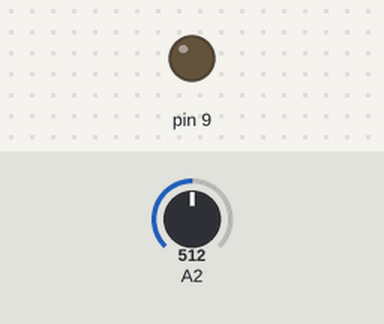
Recording of a sketch running on a simulated Arduino Uno, built with avr-gcc and run on an emulated ATmega328P. On the bench: output pins drawn as LEDs (lit = HIGH). Inputs (shaded band) come from the test bench; at power-on: A2 = 512. What the sketch prints to the serial monitor is not drawn.

Above: at 1.8 s.
1.9 s: A2 set to 214
4.5 s: A2 set to 190
At 5.5 s:
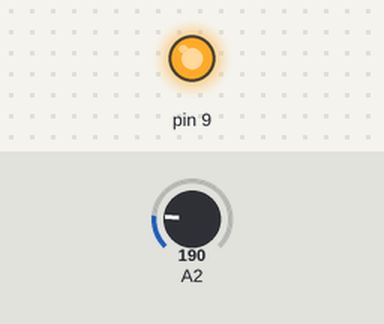
6.5 s: A2 set to 306
At 8.2 s:
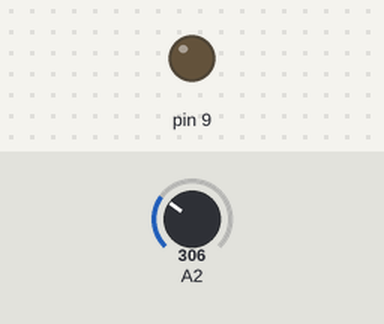
8.5 s: A2 set to 122
At 9.8 s:
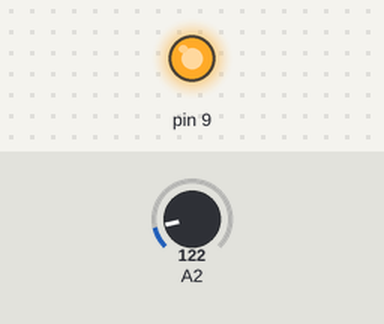
Timing chart, 0 to 11.5 s (numbered marks = the images above; inputs shaded):
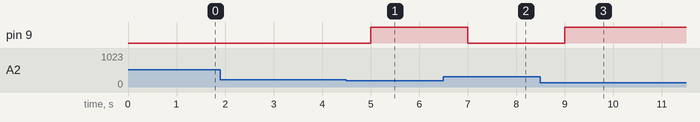

Measured:
- the behaviour switches between 200 and 199 on A2 (found by bisection; images 0 and 1)
- after the input at 1.9 s, every drawn part: stays the same
- after the input at 4.5 s, pin 9: LOW → HIGH after 0.50 s
- after the input at 6.5 s, pin 9: HIGH → LOW after 0.50 s
- after the input at 8.5 s, pin 9: LOW → HIGH after 0.51 s

The sketch:

bus_door_open___close_task.ino
```cpp
const int sensorMin = 0;
const int sensorMax = 600;

void setup() {
  // put your setup code here, to run once:
  pinMode(9,OUTPUT);

Serial.begin(115200);

}

void loop() {
  // put your main code here, to run repeatedly:
  int sensorvalue = analogRead(2);
  Serial.println(sensorvalue);
  int driver = map(sensorvalue, sensorMin, sensorMax, 0, 3);
  Serial.println(driver);
  switch(driver) {
    case 0:
    Serial.print("Door open");
    digitalWrite(9,HIGH);
    break;
    case 1:
    Serial.print("door close");
    digitalWrite(9,LOW);
    break;

  }
  delay(1000);
}
```
